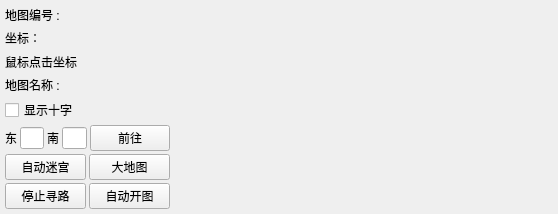
<?xml version="1.0" encoding="UTF-8"?>
<ui version="4.0">
 <class>MapForm</class>
 <widget class="QWidget" name="MapForm">
  <property name="geometry">
   <rect>
    <x>0</x>
    <y>0</y>
    <width>558</width>
    <height>214</height>
   </rect>
  </property>
  <property name="windowTitle">
   <string>Form</string>
  </property>
  <layout class="QHBoxLayout" name="horizontalLayout_5">
   <property name="spacing">
    <number>0</number>
   </property>
   <property name="leftMargin">
    <number>0</number>
   </property>
   <property name="topMargin">
    <number>0</number>
   </property>
   <property name="rightMargin">
    <number>0</number>
   </property>
   <property name="bottomMargin">
    <number>5</number>
   </property>
   <item>
    <widget class="QWidget" name="widget" native="true">
     <property name="maximumSize">
      <size>
       <width>170</width>
       <height>16777215</height>
      </size>
     </property>
     <layout class="QVBoxLayout" name="verticalLayout">
      <property name="spacing">
       <number>3</number>
      </property>
      <property name="leftMargin">
       <number>5</number>
      </property>
      <property name="topMargin">
       <number>5</number>
      </property>
      <property name="rightMargin">
       <number>0</number>
      </property>
      <property name="bottomMargin">
       <number>0</number>
      </property>
      <item>
       <widget class="QLabel" name="label_index">
        <property name="sizePolicy">
         <sizepolicy hsizetype="Preferred" vsizetype="Preferred">
          <horstretch>0</horstretch>
          <verstretch>0</verstretch>
         </sizepolicy>
        </property>
        <property name="text">
         <string>地图编号 :</string>
        </property>
        <property name="textInteractionFlags">
         <set>Qt::LinksAccessibleByMouse|Qt::TextSelectableByMouse</set>
        </property>
       </widget>
      </item>
      <item>
       <widget class="QLabel" name="label_xy">
        <property name="sizePolicy">
         <sizepolicy hsizetype="Preferred" vsizetype="Preferred">
          <horstretch>0</horstretch>
          <verstretch>0</verstretch>
         </sizepolicy>
        </property>
        <property name="text">
         <string>坐标：</string>
        </property>
        <property name="textInteractionFlags">
         <set>Qt::LinksAccessibleByMouse|Qt::TextSelectableByMouse</set>
        </property>
       </widget>
      </item>
      <item>
       <widget class="QLabel" name="label_xy_2">
        <property name="sizePolicy">
         <sizepolicy hsizetype="Preferred" vsizetype="Preferred">
          <horstretch>0</horstretch>
          <verstretch>0</verstretch>
         </sizepolicy>
        </property>
        <property name="minimumSize">
         <size>
          <width>150</width>
          <height>0</height>
         </size>
        </property>
        <property name="text">
         <string>鼠标点击坐标</string>
        </property>
        <property name="textInteractionFlags">
         <set>Qt::LinksAccessibleByMouse|Qt::TextSelectableByMouse</set>
        </property>
       </widget>
      </item>
      <item>
       <widget class="QLabel" name="label_mapname">
        <property name="sizePolicy">
         <sizepolicy hsizetype="Preferred" vsizetype="Preferred">
          <horstretch>0</horstretch>
          <verstretch>0</verstretch>
         </sizepolicy>
        </property>
        <property name="text">
         <string>地图名称 :</string>
        </property>
        <property name="textInteractionFlags">
         <set>Qt::LinksAccessibleByMouse|Qt::TextSelectableByMouse</set>
        </property>
       </widget>
      </item>
      <item>
       <widget class="QCheckBox" name="checkBox_showcrosshair">
        <property name="focusPolicy">
         <enum>Qt::StrongFocus</enum>
        </property>
        <property name="text">
         <string>显示十字</string>
        </property>
       </widget>
      </item>
      <item>
       <layout class="QHBoxLayout" name="horizontalLayout_4">
        <item>
         <widget class="QLabel" name="label_3">
          <property name="minimumSize">
           <size>
            <width>0</width>
            <height>0</height>
           </size>
          </property>
          <property name="text">
           <string>东</string>
          </property>
         </widget>
        </item>
        <item>
         <widget class="QLineEdit" name="lineEdit_x">
          <property name="maximumSize">
           <size>
            <width>50</width>
            <height>16777215</height>
           </size>
          </property>
         </widget>
        </item>
        <item>
         <widget class="QLabel" name="label_4">
          <property name="text">
           <string>南</string>
          </property>
         </widget>
        </item>
        <item>
         <widget class="QLineEdit" name="lineEdit_y">
          <property name="maximumSize">
           <size>
            <width>50</width>
            <height>16777215</height>
           </size>
          </property>
         </widget>
        </item>
        <item>
         <widget class="QPushButton" name="pushButton_go">
          <property name="text">
           <string>前往</string>
          </property>
          <property name="autoDefault">
           <bool>true</bool>
          </property>
          <property name="default">
           <bool>false</bool>
          </property>
         </widget>
        </item>
       </layout>
      </item>
      <item>
       <layout class="QHBoxLayout" name="horizontalLayout_3">
        <item>
         <widget class="QPushButton" name="pushButton_AutoMaze">
          <property name="text">
           <string>自动迷宫</string>
          </property>
         </widget>
        </item>
        <item>
         <widget class="QPushButton" name="pushButton_maxMap">
          <property name="text">
           <string>大地图</string>
          </property>
         </widget>
        </item>
       </layout>
      </item>
      <item>
       <layout class="QHBoxLayout" name="horizontalLayout">
        <item>
         <widget class="QPushButton" name="pushButton_stopNav">
          <property name="text">
           <string>停止寻路</string>
          </property>
         </widget>
        </item>
        <item>
         <widget class="QPushButton" name="pushButton_loadmap">
          <property name="focusPolicy">
           <enum>Qt::StrongFocus</enum>
          </property>
          <property name="text">
           <string>自动开图</string>
          </property>
         </widget>
        </item>
       </layout>
      </item>
     </layout>
    </widget>
   </item>
   <item>
    <widget class="MyPaintMap" name="widget_paintmap" native="true">
     <property name="sizePolicy">
      <sizepolicy hsizetype="Expanding" vsizetype="Preferred">
       <horstretch>0</horstretch>
       <verstretch>0</verstretch>
      </sizepolicy>
     </property>
     <property name="focusPolicy">
      <enum>Qt::NoFocus</enum>
     </property>
     <property name="contextMenuPolicy">
      <enum>Qt::NoContextMenu</enum>
     </property>
    </widget>
   </item>
  </layout>
 </widget>
 <customwidgets>
  <customwidget>
   <class>MyPaintMap</class>
   <extends>QWidget</extends>
   <header>mypaintmap.h</header>
   <container>1</container>
  </customwidget>
 </customwidgets>
 <resources/>
 <connections/>
</ui>
